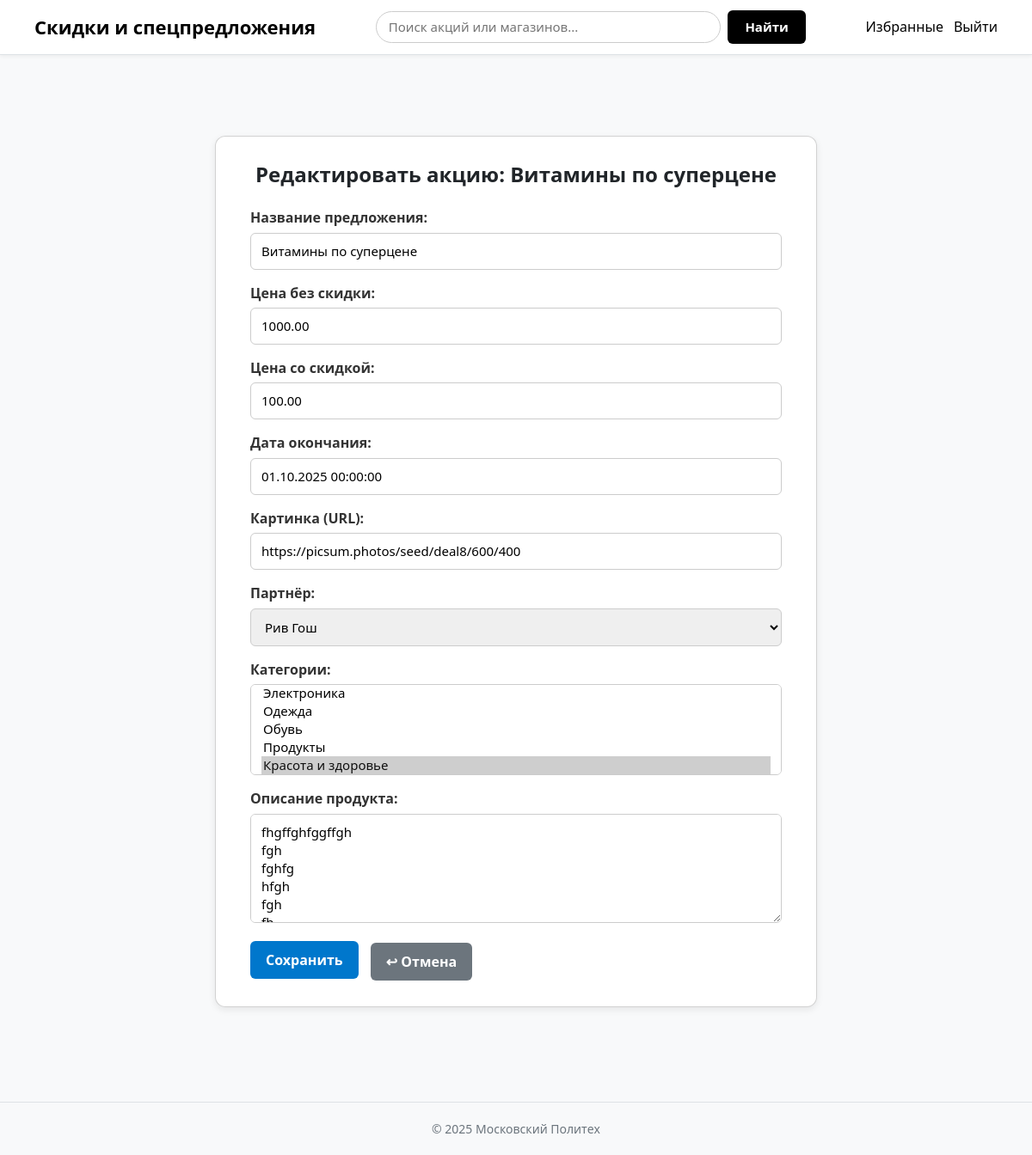
Before: /deal/8/edit/ (signed in) with the older database file.
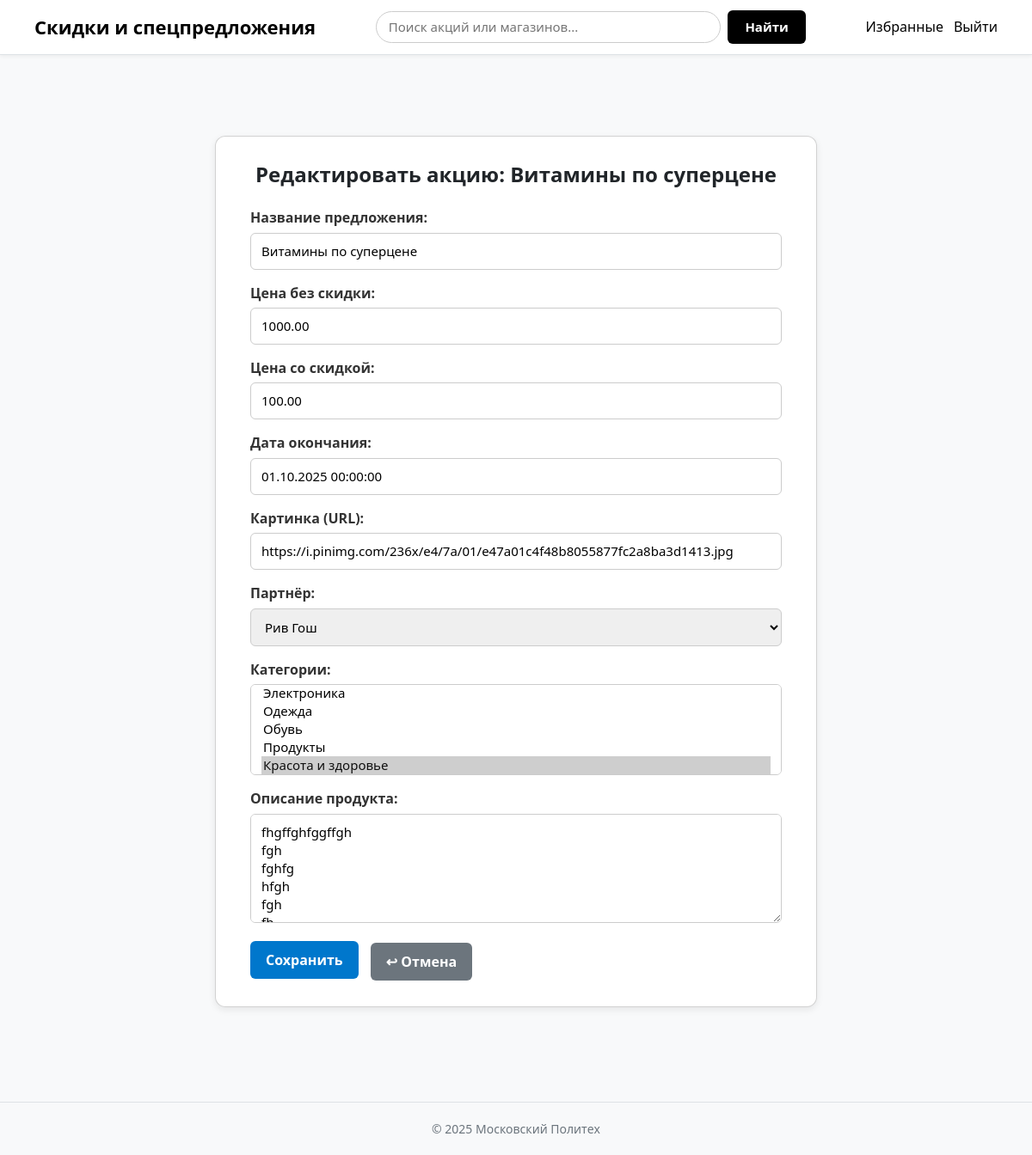
After: the same page with the newer database file.
### discounts/models.py (models this page shows, shortened)
class Deal(models.Model):
    title = models.CharField("Название предложения", max_length=255)
    merchant = models.ForeignKey(Merchant, on_delete=models.CASCADE, verbose_name="Партнёр")
    price_original = models.DecimalField("Цена без скидки", max_digits=10, decimal_places=2)
    price_discount = models.DecimalField("Цена со скидкой", max_digits=10, decimal_places=2)
    starts_at = models.DateTimeField("Дата начала", null=True, blank=True)
    expires_at = models.DateTimeField("Дата окончания", null=True, blank=True)
    created_at = models.DateTimeField("Дата создания", auto_now_add=True)
    categories = models.ManyToManyField("Category", through="DealCategory", verbose_name="Категории")
    image_url = models.URLField("Картинка (URL)", blank=True, default="")
    description = models.TextField("Описание продукта", blank=True, null=True)
    favorited_by = models.ManyToManyField(User, related_name="favorite_deals", blank=True, verbose_name="Добавили в избранное")
    class Meta:
        verbose_name = "Предложение"
        verbose_name_plural = "Предложения"

### discounts/views.py (the view)
# urls.py: path("deal/<int:pk>/edit/", views.deal_edit, name="deal_edit"),
@login_required
def deal_edit(request, pk):
    deal = get_object_or_404(Deal, pk=pk)
    if not request.user.is_staff:
        return redirect("discounts:deal_detail", pk=pk)
    if request.method == "POST":
        form = DealForm(request.POST, request.FILES, instance=deal)
        if form.is_valid():
            form.save()
            return redirect("discounts:deal_detail", pk=deal.pk)
    else:
        form = DealForm(instance=deal)
    return render(request, "deal_edit.html", {"form": form, "deal": deal})

### discounts/forms.py
class DealForm(forms.ModelForm):
    class Meta:
        model = Deal
        fields = [
            "title",
            "price_original",
            "price_discount",
            "expires_at",
            "image_url",
            "merchant",
            "categories",
            "description",
        ]
        widgets = {
            "description": forms.Textarea(attrs={
                "rows": 5,
                "placeholder": "Введите описание акции...",
                "style": "resize: vertical;",
            }),
        }

### discounts/models.py (called while the page is built)
    def __str__(self):
        return self.name

    def __str__(self):
        return self.name

### templates/deal_edit.html (shortened to what this page needs)
{% extends "base.html" %}
{% load static %}
{% block content %}
<link rel="stylesheet" href="{% static 'css/deal_edit.css' %}">
<article class="card card-wide">
  <h2>
    {% if deal %}Редактировать акцию: {{ deal.title }}{% else %}Создать новую акцию{% endif %}
  </h2>
  <form method="post" enctype="multipart/form-data">
    {% for field in form %}
      <p>
        {{ field.label_tag }} {{ field }}
      </p>
    {% endfor %}
    <button type="submit">Сохранить</button>
    {% if deal %}
      <a class="btn" href="{% url 'discounts:deal_detail' deal.pk %}">↩ Отмена</a>
    {% else %}
      <a class="btn" href="{% url 'discounts:home' %}">↩ Отмена</a>
    {% endif %}
  </form>
</article>
{% endblock %}

Changed rows visible on the page:
changed Deal "Витамины по суперцене": image_url "https://picsum.photos/seed/deal8/600/400" → "https://i.pinimg.com/236x/e4/7a/01/e47a01c4f48b8055877fc2a8ba3d1413.jpg"
